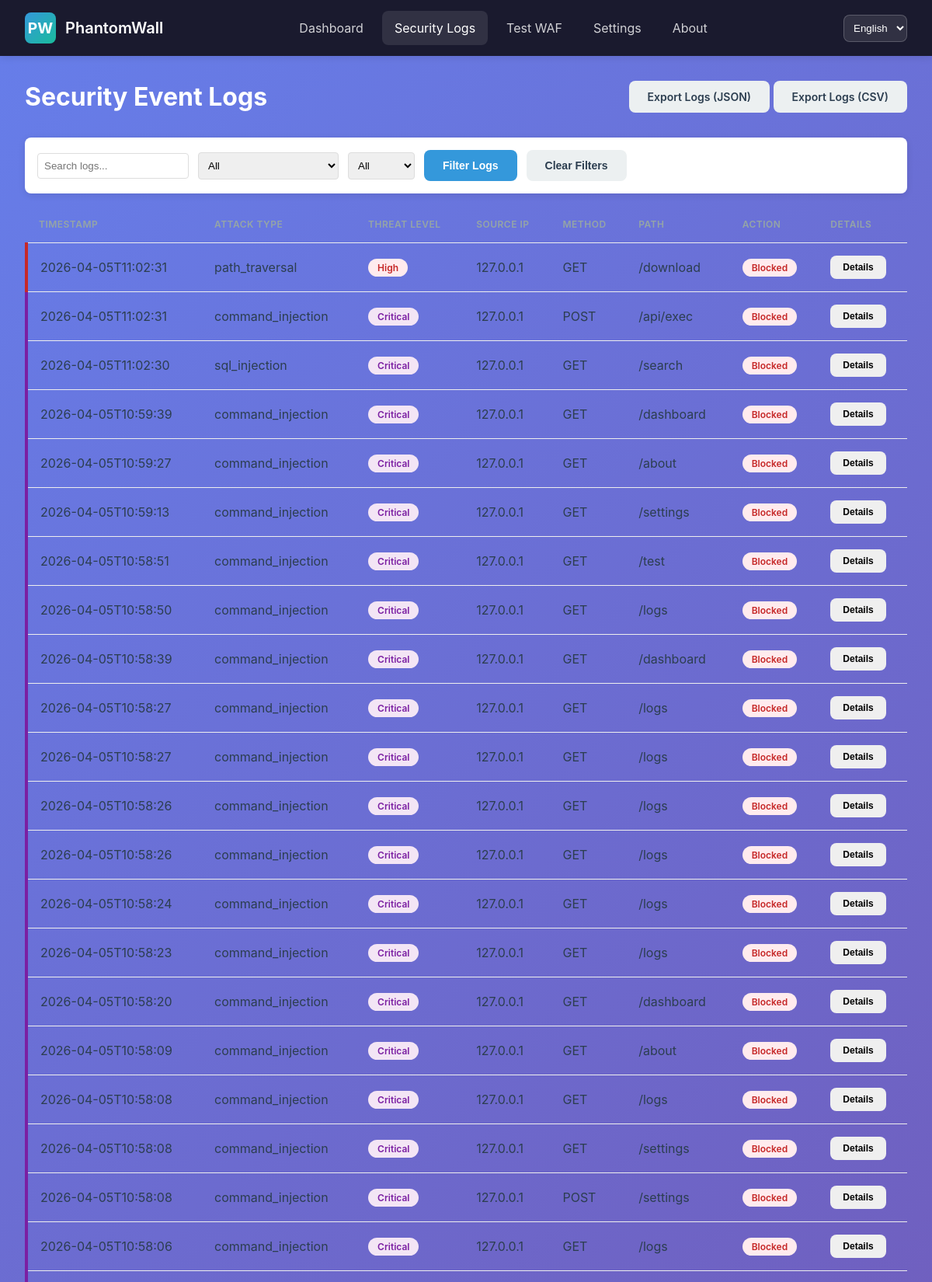
Page /logs (upper part) on the committed database.
### tables this page shows
CREATE TABLE security_events (
                id INTEGER PRIMARY KEY AUTOINCREMENT,
                timestamp TEXT NOT NULL,
                attack_type TEXT NOT NULL,
                threat_level TEXT NOT NULL,
                source_ip TEXT NOT NULL,
                method TEXT NOT NULL,
                path TEXT NOT NULL,
                payload TEXT,
                action TEXT NOT NULL,
                rule_id TEXT NOT NULL,
                request_id TEXT UNIQUE NOT NULL,
                headers TEXT,
                user_agent TEXT,
                created_at TIMESTAMP DEFAULT CURRENT_TIMESTAMP
            );

### web/app.py (the view)
    @app.route("/logs")
    def logs():
        i18n = get_i18n()
        page = request.args.get("page", 1, type=int)
        per_page = 50
        attack_type = request.args.get("attack_type", "")
        threat_level = request.args.get("threat_level", "")
        source_ip = request.args.get("source_ip", "")
        events = logger.get_events(
            limit=per_page,
            offset=(page - 1) * per_page,
            attack_type=attack_type if attack_type else None,
            threat_level=threat_level if threat_level else None,
            source_ip=source_ip if source_ip else None
        )
        distribution = logger.get_attack_type_distribution()
        return render_template("logs.html",
                             i18n=i18n,
                             text_direction=get_text_direction(session.get("locale", "en")),
                             locale=session.get("locale", "en"),
                             events=events,
                             distribution=distribution,
                             page=page,
                             filters={
                                 "attack_type": attack_type,
                                 "threat_level": threat_level,
                                 "source_ip": source_ip
                             })

### core/engine.py (called while the page is built)
    def is_blocked(self, ip: str) -> bool:
        if ip in self.blocked_ips:
            if time.time() - self.blocked_ips[ip] < self.block_duration:
                return True
            del self.blocked_ips[ip]
        return False

    def check_rate(self, ip: str) -> Tuple[bool, int]:
        if self.is_blocked(ip):
            return False, 0
        now = time.time()
        if ip not in self.requests:
            self.requests[ip] = []
        self.requests[ip] = [t for t in self.requests[ip] if now - t < self.window_seconds]
        current_count = len(self.requests[ip])
        if current_count >= self.max_requests:
            self.blocked_ips[ip] = now
            return False, current_count
        self.requests[ip].append(now)
        return True, current_count

    def _generate_request_id(self) -> str:
        timestamp = str(time.time())
        return hashlib.md5(timestamp.encode()).hexdigest()[:12]

    def _check_whitelist(self, ip: str) -> bool:
        return ip in self.whitelist

    def _check_blacklist(self, ip: str) -> bool:
        return ip in self.blacklist

### detection/rules.py (called while the page is built, shortened)
    def match(self, method: str, path: str, headers: Dict[str, str], body: str, query: str) -> MatchResult:
        targets = [
            path,
            query,
            body,
            headers.get("X-Forwarded-For", "")
        ]
        for target in targets:
            if not target:
                continue
            for pattern in self.patterns:
                match = pattern.search(target)
        return MatchResult(matched=False, attack_type=self.attack_type, threat_level=self.threat_level)

    def match(self, method: str, path: str, headers: Dict[str, str], body: str, query: str) -> MatchResult:
        if method not in ["POST", "PUT", "DELETE", "PATCH"]:
            return MatchResult(matched=False, attack_type=self.attack_type, threat_level=self.threat_level)

### utils/config.py (called while the page is built)
    def get(self, key: str, default: Any = None) -> Any:
        return getattr(self.config, key, default)

### utils/i18n.py (called while the page is built)
def get_text_direction(locale: str) -> str:
    return "rtl" if locale == "ar" else "ltr"

    def get(self, key: str, default: Optional[str] = None) -> str:
        return self.translations.get(key, default or key)

### templates/logs.html (shortened to what this page needs)
<!DOCTYPE html>
<html lang="{{ locale }}" dir="{{ text_direction }}">
<head>
    <link rel="stylesheet" href="{{ url_for('static', filename='css/style.css') }}">
</head>
<body>
    <nav class="navbar">
        <div class="nav-brand">
            <span class="logo">PW</span>
            <span class="brand-text">{{ i18n.get('app_name') }}</span>
        </div>
        <ul class="nav-links">
            <li><a href="{{ url_for('dashboard') }}">{{ i18n.get('nav_dashboard') }}</a></li>
            <li><a href="{{ url_for('logs') }}" class="active">{{ i18n.get('nav_logs') }}</a></li>
            <li><a href="{{ url_for('test_page') }}">{{ i18n.get('nav_test') }}</a></li>
            <li><a href="{{ url_for('settings') }}">{{ i18n.get('nav_settings') }}</a></li>
            <li><a href="{{ url_for('about') }}">{{ i18n.get('nav_about') }}</a></li>
        </ul>
        <div class="language-selector">
            <select id="language-select" onchange="changeLanguage(this.value)">
                <option value="en" {% if locale == 'en' %}selected{% endif %}>English</option>
            </select>
        </div>
    </nav>
    <main class="main-content">
        <header class="page-header">
            <h1>{{ i18n.get('logs_title') }}</h1>
            <div class="header-actions">
                <a href="/api/logs/export?format=json" class="btn btn-secondary">{{ i18n.get('logs_export') }} (JSON)</a>
                <a href="/api/logs/export?format=csv" class="btn btn-secondary">{{ i18n.get('logs_export') }} (CSV)</a>
            </div>
        </header>
        <section class="filters-section">
            <div class="filter-group">
                <input type="text" id="search-input" placeholder="{{ i18n.get('search_placeholder') }}" value="{{ filters.source_ip }}">
                <select id="attack-type-filter">
                    <option value="">{{ i18n.get('filter_all') }}</option>
                </select>
                <select id="threat-level-filter">
                    <option value="">{{ i18n.get('filter_all') }}</option>
                </select>
                <button class="btn btn-primary" onclick="applyFilters()">{{ i18n.get('logs_filter') }}</button>
                <button class="btn btn-secondary" onclick="clearFilters()">{{ i18n.get('logs_clear') }}</button>
            </div>
        </section>
        <section class="logs-table-section">
            {% if events %}
            <table class="events-table detailed">
                <thead>
                    <tr>
                        <th>{{ i18n.get('table_timestamp') }}</th>
                        <th>{{ i18n.get('table_attack_type') }}</th>
                        <th>{{ i18n.get('table_threat_level') }}</th>
                        <th>{{ i18n.get('table_source_ip') }}</th>
                        <th>{{ i18n.get('table_method') }}</th>
                        <th>{{ i18n.get('table_path') }}</th>
                        <th>{{ i18n.get('table_action') }}</th>
                        <th>{{ i18n.get('table_details') }}</th>
                    </tr>
                </thead>
                <tbody>
                    {% for event in events %}
                    <tr class="threat-level-{{ event.threat_level }}">
                        <td>{{ event.timestamp[:19] }}</td>
                        <td>{{ event.attack_type }}</td>
                        <td>
                            <span class="badge level-{{ event.threat_level }}">
                                {{ i18n.get('threat_' + event.threat_level, event.threat_level) }}
                            </span>
                        </td>
                        <td>{{ event.source_ip }}</td>
                        <td>{{ event.method }}</td>
                        <td>{{ event.path[:50] }}</td>
                        <td>
                            <span class="badge action-{{ event.action }}">
                                {{ i18n.get('action_' + event.action, event.action) }}
                            </span>
                        </td>
                        <td>
                            <button class="btn btn-sm" onclick="showDetails({{ event.id }})">{{ i18n.get('table_details') }}</button>
                        </td>
                    </tr>
                    {% endfor %}
                </tbody>
            </table>
            {% else %}
            <p class="no-events">{{ i18n.get('no_events') }}</p>
            {% endif %}
        </section>
    </main>
</body>
</html>

### static/css/style.css (style rules this page uses)
:root { --primary: #3498db; --secondary: #2c3e50; --success: #2ecc71; --warning: #f39c12; --danger: #e74c3c; --info: #1abc9c; --dark: #1a1a2e; --light: #ecf0f1; --gray: #95a5a6; --shadow: 0 2px 10px rgba(0,0,0,0.1); --radius: 8px; }
* { margin: 0; padding: 0; box-sizing: border-box; }
body { font-family: -apple-system, BlinkMacSystemFont, 'Segoe UI', Roboto, Oxygen, Ubuntu, sans-serif; background: linear-gradient(135deg, #667eea 0%, #764ba2 100%); min-height: 100vh; color: var(--secondary); }
.navbar { background: var(--dark); padding: 0 2rem; display: flex; align-items: center; justify-content: space-between; position: sticky; top: 0; z-index: 1000; box-shadow: var(--shadow); }
.nav-brand { display: flex; align-items: center; gap: 0.75rem; padding: 1rem 0; }
.logo { width: 40px; height: 40px; background: linear-gradient(135deg, var(--primary), var(--info)); border-radius: var(--radius); display: flex; align-items: center; justify-content: center; font-weight: bold; color: white; font-size: 1.2rem; }
.brand-text { color: white; font-size: 1.25rem; font-weight: 600; }
.nav-links { display: flex; list-style: none; gap: 0.5rem; }
.nav-links a { color: rgba(255,255,255,0.8); text-decoration: none; padding: 0.75rem 1rem; border-radius: var(--radius); transition: all 0.3s; }
.nav-links a:hover, .nav-links a.active { color: white; background: rgba(255,255,255,0.1); }
.language-selector select { background: rgba(255,255,255,0.1); color: white; border: 1px solid rgba(255,255,255,0.2); padding: 0.5rem; border-radius: var(--radius); cursor: pointer; }
.main-content { max-width: 1400px; margin: 0 auto; padding: 2rem; min-height: calc(100vh - 140px); }
.page-header { display: flex; justify-content: space-between; align-items: center; margin-bottom: 2rem; }
.page-header h1 { color: white; font-size: 2rem; }
.events-table { width: 100%; border-collapse: collapse; }
.events-table th, .events-table td { padding: 1rem; text-align: left; border-bottom: 1px solid #eee; }
.events-table th { font-weight: 600; color: var(--gray); text-transform: uppercase; font-size: 0.75rem; letter-spacing: 0.5px; }
.badge { display: inline-block; padding: 0.25rem 0.75rem; border-radius: 20px; font-size: 0.75rem; font-weight: 600; }
.level-high { background: #ffebee; color: #c62828; }
.level-critical { background: #f3e5f5; color: #7b1fa2; }
.action-blocked { background: #ffebee; color: #c62828; }
.threat-level-critical { border-left: 4px solid #7b1fa2; }
.threat-level-high { border-left: 4px solid #c62828; }
.btn { display: inline-flex; align-items: center; gap: 0.5rem; padding: 0.75rem 1.5rem; border: none; border-radius: var(--radius); font-size: 0.875rem; font-weight: 600; cursor: pointer; transition: all 0.2s; text-decoration: none; }
.btn-primary { background: var(--primary); color: white; }
.btn-secondary { background: var(--light); color: var(--secondary); }
.btn-sm { padding: 0.5rem 1rem; font-size: 0.75rem; }
.filters-section { background: white; border-radius: var(--radius); padding: 1rem; box-shadow: var(--shadow); margin-bottom: 1rem; }
.filter-group { display: flex; gap: 0.75rem; flex-wrap: wrap; align-items: center; }
.filter-group input, .filter-group select { padding: 0.5rem; border: 1px solid #ddd; border-radius: 4px; }

### rows in the picture
security_events: timestamp "2026-04-05T11:02:31", attack_type "path_traversal", get "High", source_ip "127.0.0.1", method "GET", path "/download", get "Blocked", get "Details"
security_events: timestamp "2026-04-05T11:02:31", attack_type "command_injection", get "Critical", source_ip "127.0.0.1", method "POST", path "/api/exec", get "Blocked", get "Details"
security_events: timestamp "2026-04-05T11:02:30", attack_type "sql_injection", get "Critical", source_ip "127.0.0.1", method "GET", path "/search", get "Blocked", get "Details"
security_events: timestamp "2026-04-05T10:59:39", attack_type "command_injection", get "Critical", source_ip "127.0.0.1", method "GET", path "/dashboard", get "Blocked", get "Details"
security_events: timestamp "2026-04-05T10:59:27", attack_type "command_injection", get "Critical", source_ip "127.0.0.1", method "GET", path "/about", get "Blocked", get "Details"
security_events: timestamp "2026-04-05T10:59:13", attack_type "command_injection", get "Critical", source_ip "127.0.0.1", method "GET", path "/settings", get "Blocked", get "Details"
security_events: timestamp "2026-04-05T10:58:51", attack_type "command_injection", get "Critical", source_ip "127.0.0.1", method "GET", path "/test", get "Blocked", get "Details"
security_events: timestamp "2026-04-05T10:58:50", attack_type "command_injection", get "Critical", source_ip "127.0.0.1", method "GET", path "/logs", get "Blocked", get "Details"
security_events: timestamp "2026-04-05T10:58:39", attack_type "command_injection", get "Critical", source_ip "127.0.0.1", method "GET", path "/dashboard", get "Blocked", get "Details"
security_events: timestamp "2026-04-05T10:58:27", attack_type "command_injection", get "Critical", source_ip "127.0.0.1", method "GET", path "/logs", get "Blocked", get "Details"
security_events: timestamp "2026-04-05T10:58:27", attack_type "command_injection", get "Critical", source_ip "127.0.0.1", method "GET", path "/logs", get "Blocked", get "Details"
security_events: timestamp "2026-04-05T10:58:26", attack_type "command_injection", get "Critical", source_ip "127.0.0.1", method "GET", path "/logs", get "Blocked", get "Details"
security_events: timestamp "2026-04-05T10:58:26", attack_type "command_injection", get "Critical", source_ip "127.0.0.1", method "GET", path "/logs", get "Blocked", get "Details"
security_events: timestamp "2026-04-05T10:58:24", attack_type "command_injection", get "Critical", source_ip "127.0.0.1", method "GET", path "/logs", get "Blocked", get "Details"
security_events: timestamp "2026-04-05T10:58:23", attack_type "command_injection", get "Critical", source_ip "127.0.0.1", method "GET", path "/logs", get "Blocked", get "Details"
security_events: timestamp "2026-04-05T10:58:20", attack_type "command_injection", get "Critical", source_ip "127.0.0.1", method "GET", path "/dashboard", get "Blocked", get "Details"
security_events: timestamp "2026-04-05T10:58:09", attack_type "command_injection", get "Critical", source_ip "127.0.0.1", method "GET", path "/about", get "Blocked", get "Details"
security_events: timestamp "2026-04-05T10:58:08", attack_type "command_injection", get "Critical", source_ip "127.0.0.1", method "GET", path "/logs", get "Blocked", get "Details"
security_events: timestamp "2026-04-05T10:58:08", attack_type "command_injection", get "Critical", source_ip "127.0.0.1", method "GET", path "/settings", get "Blocked", get "Details"
security_events: timestamp "2026-04-05T10:58:08", attack_type "command_injection", get "Critical", source_ip "127.0.0.1", method "POST", path "/settings", get "Blocked", get "Details"
security_events: timestamp "2026-04-05T10:58:06", attack_type "command_injection", get "Critical", source_ip "127.0.0.1", method "GET", path "/logs", get "Blocked", get "Details"

### other values in the picture
{{ i18n.get('app_name') }} "PhantomWall"
{{ i18n.get('nav_dashboard') }} "Dashboard"
{{ i18n.get('nav_logs') }} "Security Logs"
{{ i18n.get('nav_test') }} "Test WAF"
{{ i18n.get('nav_settings') }} "Settings"
{{ i18n.get('nav_about') }} "About"
{{ i18n.get('logs_title') }} "Security Event Logs"
{{ i18n.get('logs_export') }} "Export Logs"
{{ i18n.get('logs_filter') }} "Filter Logs"
{{ i18n.get('logs_clear') }} "Clear Filters"
{{ i18n.get('table_timestamp') }} "TIMESTAMP"
{{ i18n.get('table_attack_type') }} "ATTACK TYPE"
{{ i18n.get('table_threat_level') }} "THREAT LEVEL"
{{ i18n.get('table_source_ip') }} "SOURCE IP"
{{ i18n.get('table_method') }} "METHOD"
